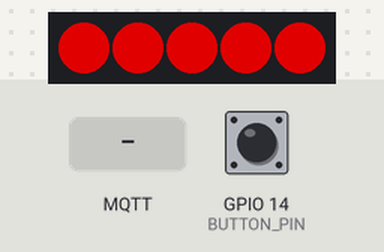
Bench run of a program on a simulated ESP8266 (Wemos D1 mini). On the bench: 5 RGB LEDs in strip order, left to right. Inputs (shaded band) come from the test bench; at power-on: GPIO 14 (BUTTON_PIN) HIGH. Dim RGB values are drawn brighter than linear; WiFi joins after 1.5 s; servers stay silent unless stated; no MQTT or app messages arrive unless stated; what the program prints to the serial monitor is not drawn.

Above: at 0.1 s.
At 6.93 s:
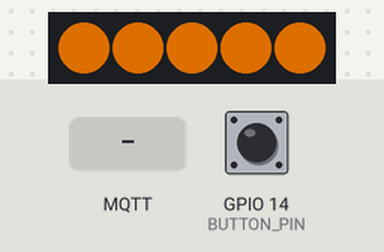
7.0 s: MQTT message "1" arrives on the first subscribed topic
At 8.1 s:
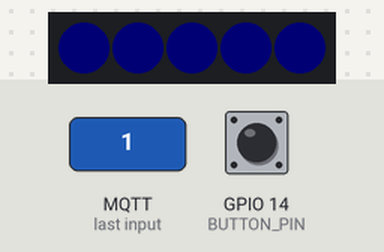
Timing chart, 0 to 7.6 s (numbered marks = the images above; inputs shaded):
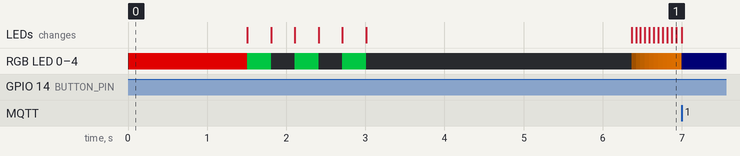

The program:

main.cpp
```cpp
#include <ESP8266WiFi.h>
#include <PubSubClient.h>
#include <FastLED.h>

// CONFIG
const char* WIFI_SSID = "MagentaWLAN-9P8U";
const char* WIFI_PASS = "85244510944937551816";

const char* MQTT_BROKER = "test.mosquitto.org";
const int MQTT_PORT = 1883;

const char* MQTT_TOPIC = "bracelet/signal";

unsigned long buttonPressStart = 0;
bool longPressHandled = false;
bool standByActive = false;


#define MY_COLOR 0xFF0000  // change per ESP

#define STANDY_COLOR 0xcc6600  // change per ESP

#define BUTTON_PIN 14
#define LED_PIN    12
#define NUM_LEDS   5
#define COLOR_ORDER GRB

WiFiClient espClient;
PubSubClient mqtt(espClient);

CRGB leds[NUM_LEDS];

bool lastButtonState = HIGH;
unsigned long lastPressTime = 0;
const unsigned long debounceMs = 250;

CRGB currentColor = CRGB::Black;
float currentBrightnessF = 0.0;
uint8_t currentBrightness = 0;

unsigned long lastColorReceivedTime = 0;

const unsigned long FADE_INTERVAL_MS = 55;
const float FADE_FACTOR = 0.8;

const float TARGET_BRIGHTNESS = 204.0; // e.g. 80%

unsigned long lastFadeTime = 0;

uint8_t current_mode = 0; //0 off   1 standby(process)   2 pulse
uint8_t current_standby_brightness = 0;

const uint8_t max_standbt_brightness = 160;


String colorToString(uint32_t color) {
  char buf[7];
  sprintf(buf, "%06lX", color);
  return String(buf);
}


void setStripColor(CRGB color, uint8_t brightness) {
  CRGB c = color;
  c.nscale8_video(brightness);
  fill_solid(leds, NUM_LEDS, c);
  FastLED.show();
}

void clearStrip() {
  fill_solid(leds, NUM_LEDS, CRGB::Black);
  FastLED.show();
}

void reconnectMQTT() {
  while (!mqtt.connected()) {
    if (mqtt.connect(colorToString(MY_COLOR).c_str())) {
      mqtt.subscribe(MQTT_TOPIC);
    } else {
      delay(500);
    }
  }
}

void mqttCallback(char* topic, byte* payload, unsigned int length) {
  String msg;
  for (unsigned int i = 0; i < length; i++) {
    msg += (char)payload[i];
  }

  uint32_t receivedColor = strtoul(msg.c_str(), nullptr, 16);
  if (receivedColor == MY_COLOR) return;

  currentColor = CRGB((receivedColor >> 16) & 0xFF, (receivedColor >> 8) & 0xFF, receivedColor & 0xFF);
  currentBrightnessF = 255.0;
  currentBrightness = 255;
  lastColorReceivedTime = millis();

  Serial.println("Received color: " + colorToString(receivedColor));
  current_mode = 2;
  setStripColor(currentColor, currentBrightness);
}

void setup() {
  pinMode(BUTTON_PIN, INPUT_PULLUP);
  pinMode(LED_PIN, OUTPUT);

  Serial.begin(115200);

  FastLED.addLeds<WS2812B, LED_PIN, COLOR_ORDER>(leds, NUM_LEDS);
  clearStrip();

  setStripColor(MY_COLOR, max_standbt_brightness);

  WiFi.begin(WIFI_SSID, WIFI_PASS);
  Serial.print("\n\nConnecting WiFi");
  while (WiFi.status() != WL_CONNECTED) {
    Serial.print(".");
    delay(500);
  }
  Serial.println("\nWiFi connected");

  setStripColor(0x009933, max_standbt_brightness);
  delay(300);
  clearStrip();
  delay(300);
  setStripColor(0x009933, max_standbt_brightness);
  delay(300);
  clearStrip();
  delay(300);
  setStripColor(0x009933, max_standbt_brightness);
  delay(300);
  clearStrip();
  delay(300);

  mqtt.setServer(MQTT_BROKER, MQTT_PORT);
  mqtt.setCallback(mqttCallback);

  reconnectMQTT();

  clearStrip();

  Serial.println("Setup complete. My color: " + colorToString(MY_COLOR));

  clearStrip();
}

void loop() {
  if (!mqtt.connected()) {
    reconnectMQTT();
  }
  mqtt.loop();

  bool currentState = digitalRead(BUTTON_PIN);

  if (lastButtonState == HIGH && currentState == LOW) {
    if (millis() - lastPressTime > debounceMs) {
      String payload = colorToString(MY_COLOR);
      mqtt.publish(MQTT_TOPIC, payload.c_str());
      Serial.println("Sent pulse color: " + payload);
      lastPressTime = millis();
    }

  }
  lastButtonState = currentState;

  // Fade logic
  if (currentBrightnessF > 1.0 && millis() - lastFadeTime > FADE_INTERVAL_MS && current_mode == 2) {
    lastFadeTime = millis();
    currentBrightnessF *= FADE_FACTOR;
    if (currentBrightnessF < 1.0) {
      currentBrightnessF = 0.0;
      clearStrip();
      current_mode = 3;
    } else {

      currentBrightness = (uint8_t)currentBrightnessF;
      setStripColor(currentColor, currentBrightness);
    }
  }

  //FadeIn on standby
    if (millis() - lastFadeTime > FADE_INTERVAL_MS && current_mode == 1) {
      lastFadeTime = millis();

      currentBrightnessF += (TARGET_BRIGHTNESS - currentBrightnessF) * (1.0 - FADE_FACTOR);

      if (currentBrightnessF >= TARGET_BRIGHTNESS - 1.0) {
        currentBrightnessF = TARGET_BRIGHTNESS;
      }

      setStripColor(STANDY_COLOR, (uint8_t)currentBrightnessF);
    }

    Serial.println(current_mode);

    if(current_mode == 0){
        clearStrip();
    }

if (current_mode == 3){
    current_mode = (int) standByActive;
}

if (currentState == HIGH) {  // button held down (pressed)
  if (buttonPressStart == 0) {
    buttonPressStart = millis();
    longPressHandled = false;
  }

  if (!longPressHandled && millis() - buttonPressStart >= 3000) {
    standByActive = !standByActive;
    current_mode = 2-(int)standByActive;
    /*if(standByActive){
        current_mode = 1;
    }
    else{
        current_mode = 2;
    }*/
    longPressHandled = true;
    Serial.println("Hold initiated");
  }
} else {  // button released
  buttonPressStart = 0;
  longPressHandled = false;
}


}
```
